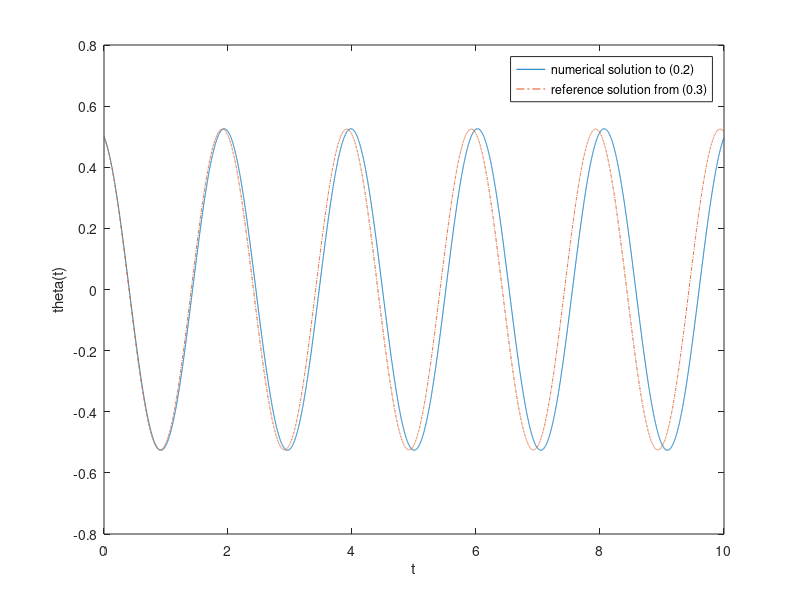
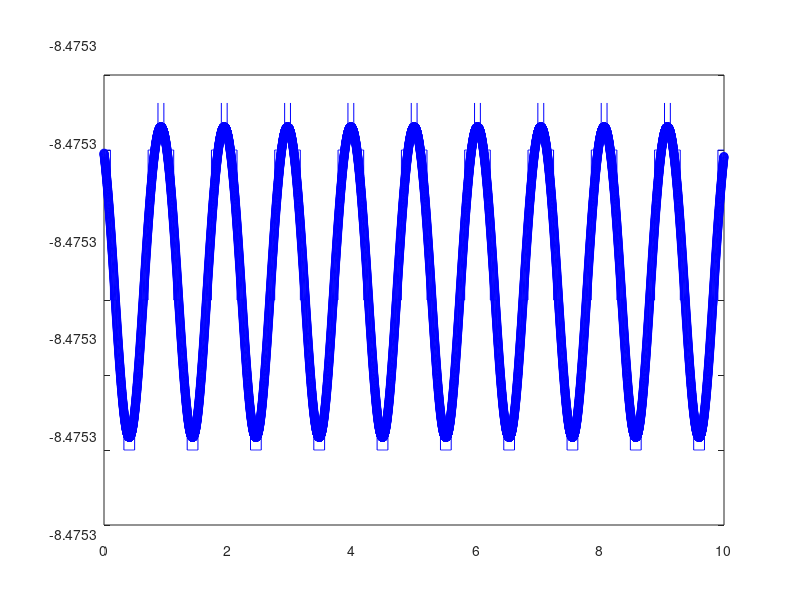

MATLAB code to generate these figures, in order:
%define time step, dt, total number of steps, T, and vector of times, ts
dt = 0.001; T = 10^4; ts = 0:dt:(T-1)*dt;

%define parameters g and L and close current figures
m = 1; g = 9.8; L = 1; close all

%define initial conditions: theta(0) = 0.5 and theta'(0) = -0.5        
theta0 = 0.5; v0 = -0.5;   %v represents the derivative of theta

%compute solution vector, thetas, using "leapfrog" numerical integration
thetas = zeros(T,1); vs = zeros(T,1); theta = theta0; v = v0;
for t=1:T
    thetas(t) = theta; vs(t) = v;
    v = v - 0.5*(g/L)*sin(theta)*dt;   %half step in velocity
    theta = theta + v*dt;              %full step in position
    v = v - 0.5*(g/L)*sin(theta)*dt;   %half step in velocity
end

%compute reference solution, which uses the approximation sin(theta)~theta
thetas_ref = theta0*cos(sqrt(g/L)*ts)+(v0/sqrt(g/L))*sin(sqrt(g/L)*ts);

%plot numerical solution against reference solution
plot(ts,thetas,'-',ts,thetas_ref,'-.'); xlabel('t'); ylabel('theta(t)'); 
legend('numerical solution to (0.2)','reference solution from (0.3)')

KEs = 0.5*m*L^2*vs.^2; PEs = -m*g*L*cos(thetas); figure; plot(ts,KEs+PEs,'-ob')